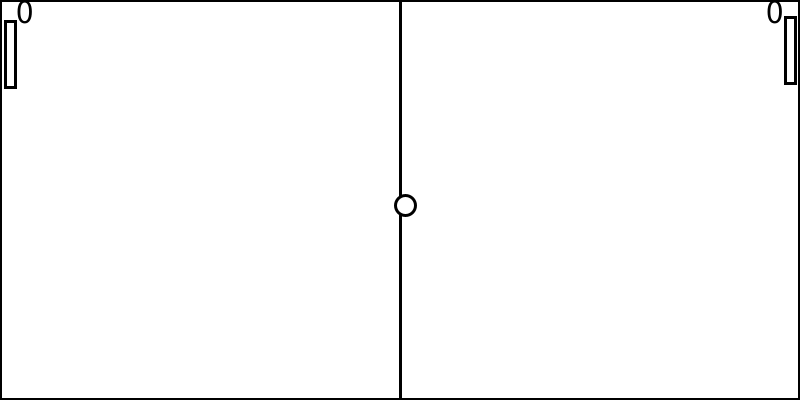
Frame 1 (no input)
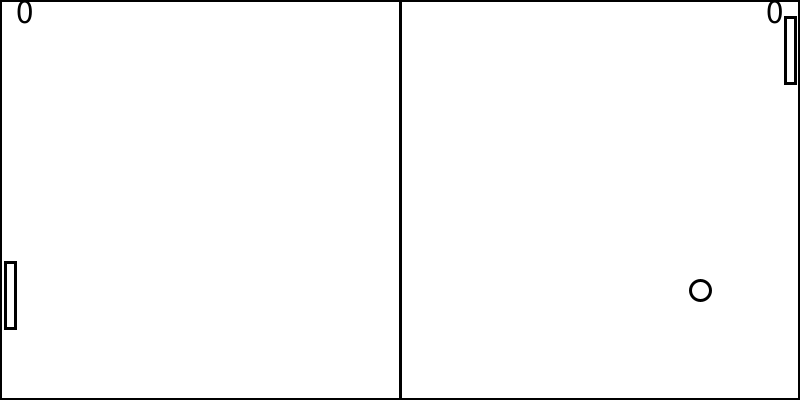
Frame 60 (the mouse pressed at the canvas centre just before this capture)
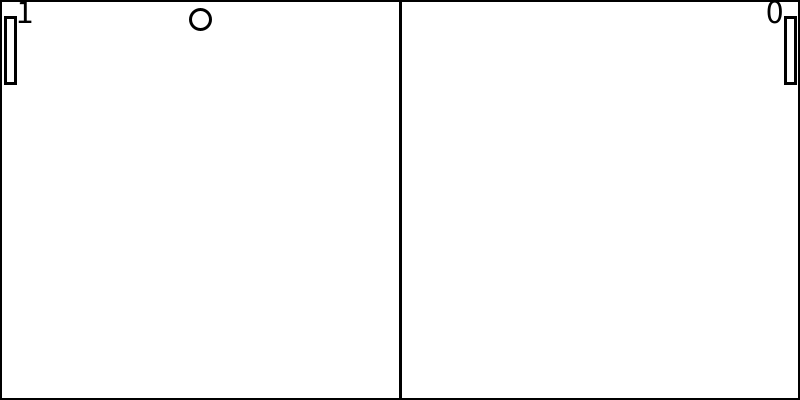
Frame 120 (the mouse held since frame 60 and released just before this capture)

The Processing sketch that drew these frames (run headless with seeded random() and noise(); from frame 60 on, the mouse is pressed at the canvas centre):

// Processing sketch: pong
// ── pong.pde
int ball=30;
float xpos, ypos;
float playpaddle=height/2;
float comp=height/2;
float yspeed=5;
float xspeed=5;
float compspeed;
float scompspeed=2.15;
float playspeed=4.5;
float xdirection=1;
float ydirection=1;
int compscore;
int playscore;
int col=8;
int dif=1;
void setup() {
  size(800, 400);
  surface.setResizable(true);
  background(0);
  frameRate(30);
  ypos = height/2;
  xpos = width/2;
}
void draw() {
  ball=height/(400/10);
  yspeed=height/80;
  xspeed=width/160;
  compspeed=width/(400/scompspeed);
  playspeed=width/(400/4.5);
  if (key == 'r') {
    ypos = height/2;
    xpos = width/2;
    compscore=0;
    playscore=0;
  }
  if (key=='1') {
    dif=1;
  }
  if (key=='2') {
    dif=2;
  }
  if (key=='3') {
    dif=3;
  }
  if (dif==1) {
    yspeed=height/80;
    xspeed=width/160;
    compspeed=width/(400/scompspeed);
    playspeed=width/(400/4.5);
  }
  if (dif==2) {
    yspeed=height/80;
    xspeed=width/160;
    compspeed=width/(400/2.2);
    playspeed=width/(400/4.);
  }
  if (dif==3) {
    yspeed=height/60;
    xspeed=width/120;
    compspeed=width/(400/2.25);
    playspeed=width/(400/3.8);
  }



  if (ypos>comp) {
    comp=comp+compspeed;
  }
  if (ypos<comp) {
    comp=comp-compspeed;
  }
  background(0);
  strokeWeight(3);
  stroke(0);
  if (key=='1') {
    dif=1;
  }
  if (key=='2') {
    dif=2;
  }
  if (key=='3') {
    dif=3;
  }
  if (key=='w') {
    col=8;
  }
  if (key=='b') {
    col=9;
  }
  if (key=='c') {
    col=7;
  }
  if (col==8) {
    fill(255);
    rectMode(CORNER);
    rect(0, 0, width/2, height-1);
    rect(width/2, 0, width/2-1, height-1);
    rectMode(CENTER);
    textAlign(CENTER, CENTER);
    textSize(35);
    rectMode(CENTER);
    fill(255);
    rect(width-10, playpaddle, 10, height/(400/60));
    rect(10, comp, 10, height/(400/60));
    fill(0);
    text(compscore, 25, 10);
    text(playscore, width-25, 10);
    xpos=xpos+(xdirection*xspeed);
    ypos=ypos+(ydirection*yspeed);
    fill(255);
    circle(xpos, ypos, ball*2);
    fill(255);
  } else if (col==9) {
    fill(255);
    rectMode(CENTER);
    rect(width-10, playpaddle, 10, height/(400/60));
    rect(10, comp, 10, height/(400/60));
    rectMode(CENTER);
    fill(255);
    rect(width/2, height/2, 10, height);
    fill(255);
    textAlign(CENTER, CENTER);
    textSize(35);
    text(compscore, 25, 10);
    text(playscore, width-25, 10);
    xpos=xpos+(xdirection*xspeed);
    ypos=ypos+(ydirection*yspeed);
    fill(255);
    circle(xpos, ypos, ball*2);
    fill(255);
  } else if (col==7) {
    stroke(255);
    fill(255);
    rectMode(CORNER);
    fill(#07E808);
    rect(0, 0, width/2, height-1);
    fill(#FF1C1C);
    rect(width/2, 0, width/2-1, height-1);
    rectMode(CENTER);
    textAlign(CENTER, CENTER);
    textSize(35);
    rectMode(CENTER);
    fill(255);
    rect(width-10, playpaddle, 10, height/(400/60));
    rect(10, comp, 10, height/(400/60));
    fill(0);
    text(compscore, 25, 10);
    text(playscore, width-25, 10);
    xpos=xpos+(xdirection*xspeed);
    ypos=ypos+(ydirection*yspeed);
    fill(255);
    circle(xpos, ypos, ball*2);
    fill(255);
  }
  if (keyPressed) {

    if (keyCode == UP) {
      playpaddle=playpaddle-playspeed;
    } else if (keyCode == DOWN) {
      playpaddle=playpaddle+playspeed;
    }
  }
  if (xpos>=((width-15)-ball)&& xpos<=((width-14)-ball)&& ypos< (playpaddle+height/(400/30))&& (playpaddle-height/(400/30))<ypos) {
    xdirection=xdirection*-1;
  }
  if (xpos<=(15+ball)&& xpos>=(14+ball)&& ypos< (comp+height/(400/30))&& (comp-height/(400/30))<ypos) {
    xdirection=xdirection*-1;
  }
  if (ypos>height-ball||ypos<0+ball) {
    ydirection=ydirection*-1;
  }
  if (playpaddle>height-height/(400/30)) {
    playpaddle=playpaddle-playspeed;
  }
  if (playpaddle<height/(400/30)) {
    playpaddle=playpaddle+playspeed;
  }
  if (xpos>=width) {
    xdirection=-1;
    compscore=compscore+1;
    xpos=width/2;
    ypos=random(height/3, height/1.5);
  }
  if (xpos<=0) {
    xdirection=1;
    playscore=playscore+1;
    xpos=width/2;
    ypos=random(height/3, height/1.5);
  }
}
